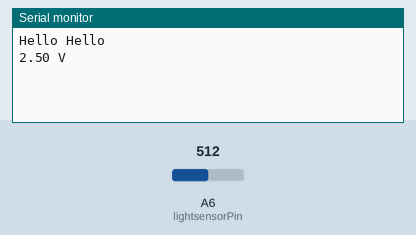
Recording of a sketch running on a simulated Arduino Nano, built with avr-gcc and run on an emulated ATmega328P. Parts: the last lines printed to the serial monitor. Inputs (shaded band) come from the test bench; at power-on: A6 (lightsensorPin) = 512.

Above: at 2.2 s.
2.3 s: A6 (lightsensorPin) set to 716
At 5.1 s:
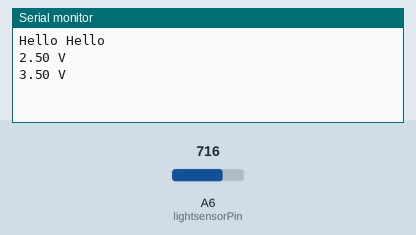
6.1 s: A6 (lightsensorPin) set to 900
At 7.3 s:
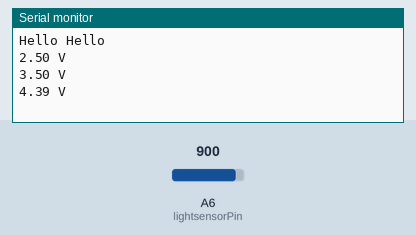
Timing chart, 0 to 9.1 s (numbered marks = the images above; inputs shaded):
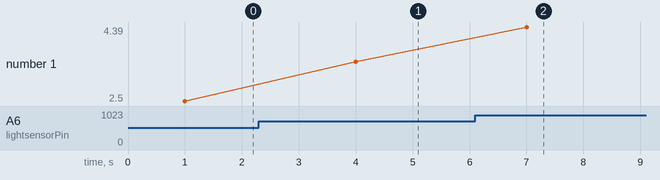

Measured:
- after the input at 2.3 s, the serial monitor: prints a new line after 1.7 s (image 1)
- after the input at 6.1 s, the serial monitor: prints a new line after 0.90 s (image 2)
- plotted number 1: 2.5 → 3.5 after the input at 2.3 s, 3.5 → 4.39 after the input at 6.1 s

The sketch:

test_lightsensor.ino
```cpp
// Display the voltage by the light sensor every three second
// you should open the serial moniter (ctrl+shift+m);

/*
This is a simple to use light sensor that outputs an analog value from 0 to HIGH (the highest voltage in your circuit).
With exposure to daylight, this sensor will output HIGH. Covering the sensor with your hand, the sensor will output 0V.
In a normal indoor lighting situation, the sensor will output a voltage between 1/4 and 1/3 of your HIGH voltage
*/

int lightsensorPin=A6;
float supply_voltage=5.0;
float voltage;

void setup(){
Serial.begin(9600);
delay(300);
Serial.println("Hello Hello");
delay(700);

}

void loop(){
  voltage=analogRead(lightsensorPin)*supply_voltage/1024;
  Serial.print( voltage );
  Serial.println(" V");
  delay (3000);
}
```
